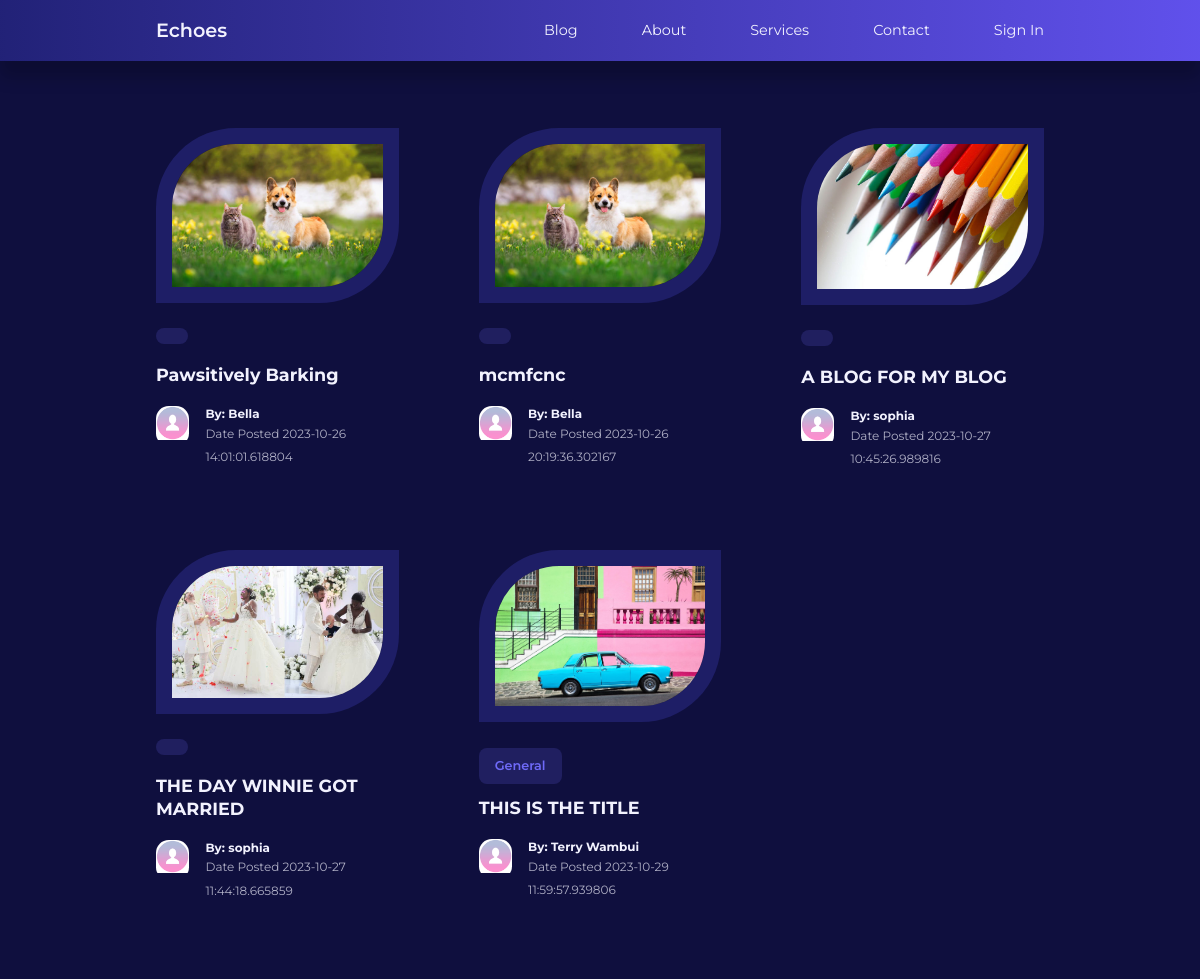
The page /index (upper part) on the database as committed earlier.
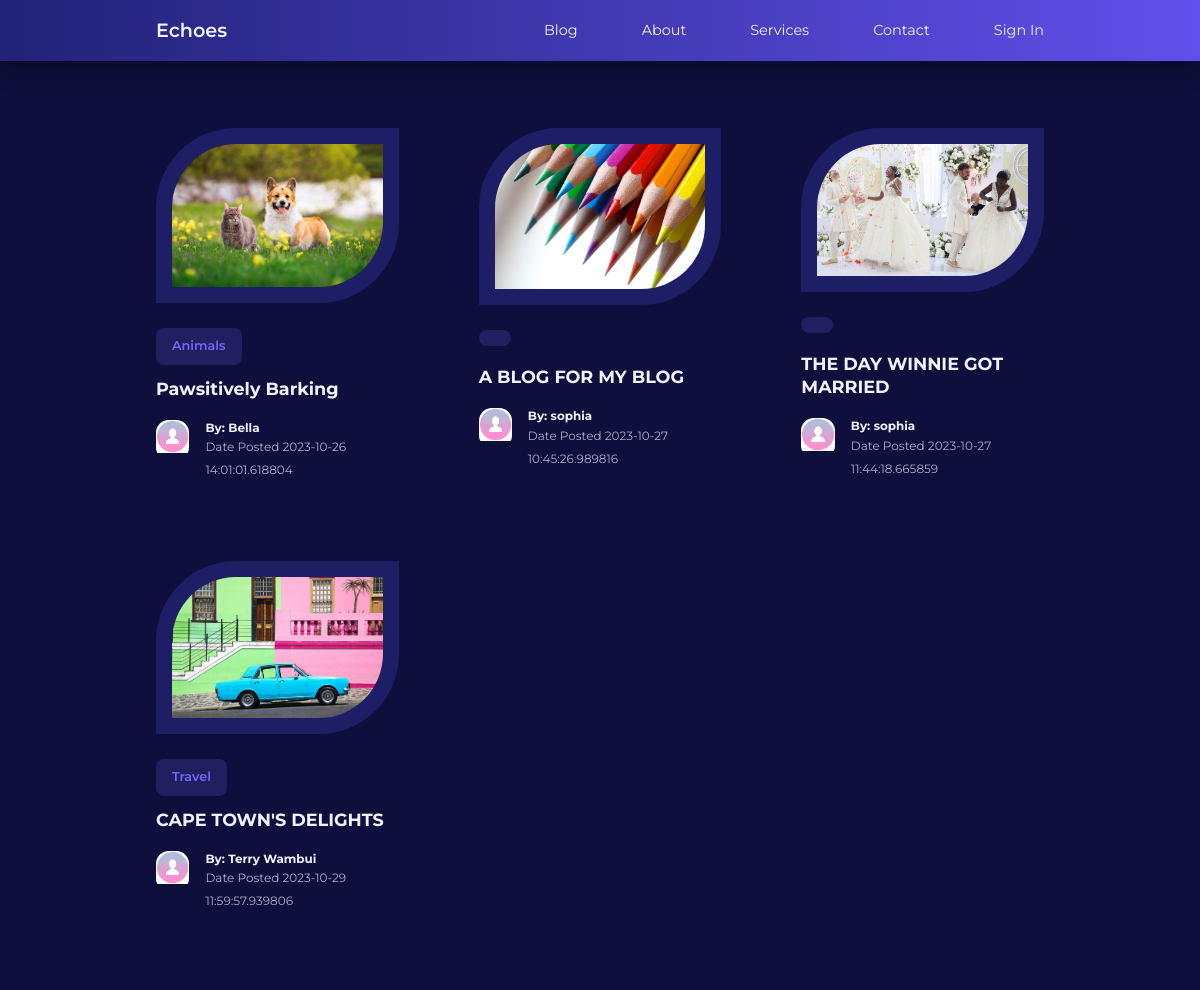
The same page on the database as committed later.
### app/models.py (models this page shows, shortened)
class Post(db.Model):
    id = db.Column(db.Integer, primary_key=True)
    title = db.Column(db.String(120))
    content = db.Column(db.Text)
    image = db.Column(db.String(120), nullable=True)
    timestamp = db.Column(db.DateTime, index=True, default=datetime.utcnow)
    user_id = db.Column(db.Integer, db.ForeignKey('user.id', name='fk_user_id'))
    category_id = db.Column(db.Integer, db.ForeignKey('category.id', name='fk_category_id'))
    category = db.relationship('Category', backref=db.backref('posts', lazy=True))

class User(UserMixin, db.Model):
    id = db.Column(db.Integer, primary_key=True)
    username = db.Column(db.String(100), index=True, unique=True)
    email = db.Column(db.String(120), index=True, unique=True)
    password_hash = db.Column(db.String(128))
    role = db.Column(db.String(3))
    picture = db.Column(db.String(120), nullable=True)
    posts = db.relationship('Post', backref='author', lazy='dynamic')
    about_me = db.Column(db.String(140))
    last_seen = db.Column(db.DateTime, default=datetime.utcnow)
    followed = db.relationship(
        'User', secondary=followers,
        primaryjoin=(followers.c.follower_id == id),
        secondaryjoin=(followers.c.followed_id == id),
        backref=db.backref('followers', lazy='dynamic'), lazy='dynamic'
    )

class Category(db.Model):
    id = db.Column(db.Integer, primary_key=True)
    name = db.Column(db.String(20), unique=True, nullable=False)

### app/routes.py (the view)
@app.route('/', methods=['GET', 'POST'])
@app.route('/index')
def index():
    title = 'Implicit Declarations'
    posts = Post.query.all()
    authors = [post.author for post in posts]
    return render_template('index.html', title=title, posts=posts, authors=authors)

### app/routes.py (called while the page is built)
@app.before_request
def before_request():
    if current_user.is_authenticated:
        current_user.last_seen = datetime.utcnow()
        db.session.commit()

### app/templates/index.html (shortened to what this page needs)
{% extends "base.html" %}
{% block content %}
 <section class="posts">
    <div class="container posts__container">
         {% for post in posts %}
        <article class="post">
            <div class="post__thumbnail">
                {% if post.image %}
                <img src="{{ url_for('static', filename='images/' + post.image) }}" alt="Post Image">
                {% else %}
                <img src="{{ url_for('static', filename='/images/blog18.jpg') }}" alt="Default Image">
                {% endif %}
            </div>
            <div class="post__info">
             <a href="{{ url_for('category', category_name=post.category.name) }}" class="category__button">{{ post.category.name}}</a>
                    <h3 class="post__title"><a href="{{ url_for('single_post', post_id=post.id) }}">{{ post.title }}</a></h3>
                    <div class="post__author">
                        <div class="post__author-avator">
                            {% set author = authors[loop.index0] %}
                            {% if current_user.is_authenticated %}
                            <img src="{{ url_for('static', filename='images/' + author.picture) }}" alt="avatar">
                            {% else %}
                            <img src="{{ url_for('static', filename='/images/default_profile_pc.png') }}" alt="Default Image">
                            {% endif %}
                        </div>
                        <div class="post__author-info">
                            <a href="{{ url_for('profile', username=post.author.username) }}">
                            <h5>By: {{post.author.username }}</h5></a>
                            <small>Date Posted {{ post.timestamp }}</small>
                        </div>
                    </div>
                </div>
        </article>
        {% endfor %}
    </div>
</section>
{%endblock %}

### app/templates/base.html (shortened to what this page needs)
<!DOCTYPE html>
<html lang="en">
<head>
    <link rel="stylesheet" href="{{ url_for('static', filename='styles/styles.css')}}">
    <link rel="stylesheet" href="https://unicons.iconscout.com/release/v4.0.8/css/line.css">
</head>
<body>
    {% block navbar %}
    <nav>
        <div class="container nav__container">
            <a href="/index" class="nav__logo">Echoes</a>
            <ul class="nav__items">
                <li><a href="{{ url_for('blog') }}">Blog</a></li>
                <li><a href="{{ url_for('about') }}">About</a></li>
                <li><a href="{{ url_for('services') }}">Services</a></li>
                <li><a href="#contact">Contact</a></li>
                {% if current_user.is_anonymous %}
                <li><a href="{{ url_for('signin') }}">Sign In</a></li>
                        {% endif %}
                    </ul>
        </div>
    </nav>
    {% endblock %}
     {% block content %}
    {% endblock %}
</body>
</html>

### app/static/styles/styles.css (style rules this page uses)
:root { --color-primary: #6f6af8; --color-primary-light: hsl(242, 91%, 69%, 18%); --color-primary-variant: #5854c7; --color-red: #da0f3f; --color-red-light: hsl(346, 87%, 46%, 15%); --color-green: #00c476; --color-green-light: hsl(156, 100%, 38%, 15%); --color-gray-900: #1e1e66; --color-gray-700: #2d2b7c; --color-gray-300: rgba(242, 242, 254, 0.3); --color-gray-200: rgba(242, 242, 254, 0.7); --color-white: #f2f2fe; --color-bg: #0f0f3e; --transition: all 300ms ease; --container-width-lg: 74%; --container-width-md: 88%; --form-width: 40%; --card-border-radius-1: 0.3rem; --card-border-radius-2: 0.5rem; --card-border-radius-3: 0.8rem; --card-border-radius-4: 2rem; --card-border-radius-5: 5rem; }
* { box-sizing: border-box; margin: 0; padding: 0; outline: 0; border: 0; appearance: 0; list-style: none; text-decoration: none; }
body { font-family: 'Montserrat', sans-serif; line-height: 1.6; color: var(--color-gray-200); overflow-x: hidden; background: var(--color-bg); font-size: 0.9rem; }
.container { width: var(--container-width-lg); max-width: 1800px; margin-inline: auto; }
section { margin-top: 3rem; width: 100vw; }
h1, h2, h3, h4, h5 { color: var(--color-white); line-height: 1.3; }
h3 { font-size: 1.1rem; margin: 0.8rem 0 0.5rem; }
a { color: var(--color-white); transition: var(--transition); }
img { display: block; width: 100%; object-fit: cover; }
nav { background: linear-gradient(to right, hsl(240, 56%, 30%), hsl(246, 80%, 62%)); width: 100vw; height: 3.8rem; position: fixed; top: 0; z-index: 10; box-shadow: 0 1rem 1rem rgba(0, 0, 0, 0.2); }
.nav__container { height: 100%; display: flex; align-items: center; justify-content: space-between; }
.nav__logo { font-weight: 600; font-size: 1.2rem; }
.nav__items { display: flex; align-items: center; gap: 4rem; }
.category__button { background: var(--color-primary-light); color: var(--color-primary); display: inline-block; padding: 0.5rem 1rem; border-radius: var(--card-border-radius-2); font-weight: 600; font-size: 0.8rem; text-align: center; }
.post__thumbnail { border-radius: var(--card-border-radius-5) 0; border: 1rem solid var(--color-gray-900); overflow: hidden; margin-bottom: 1.6rem; }
.post__author { display: flex; gap: 1rem; margin-top: 1.2rem; }
.post__author-avator { width: 2.5rem; height: 2.5rem; border-radius: var(--card-border-radius-3); overflow: hidden; }
.posts__container { display: grid; grid-template-columns: repeat(3, 1fr); gap: 5rem; margin-bottom: 5rem; margin-top: 8rem; }

Rows that differ between the two databases and show on the page:
removed Post: image (picture), title "mcmfcnc", author.username "Bella", timestamp "2023-10-26 20:19:36.302167"
changed Post "Pawsitively Barking": category.name (not shown) → "Animals"
changed Post "Terry Wambui": category.name "General" → "Travel"; title "THIS IS THE TITLE" → "CAPE TOWN'S DELIGHTS"
